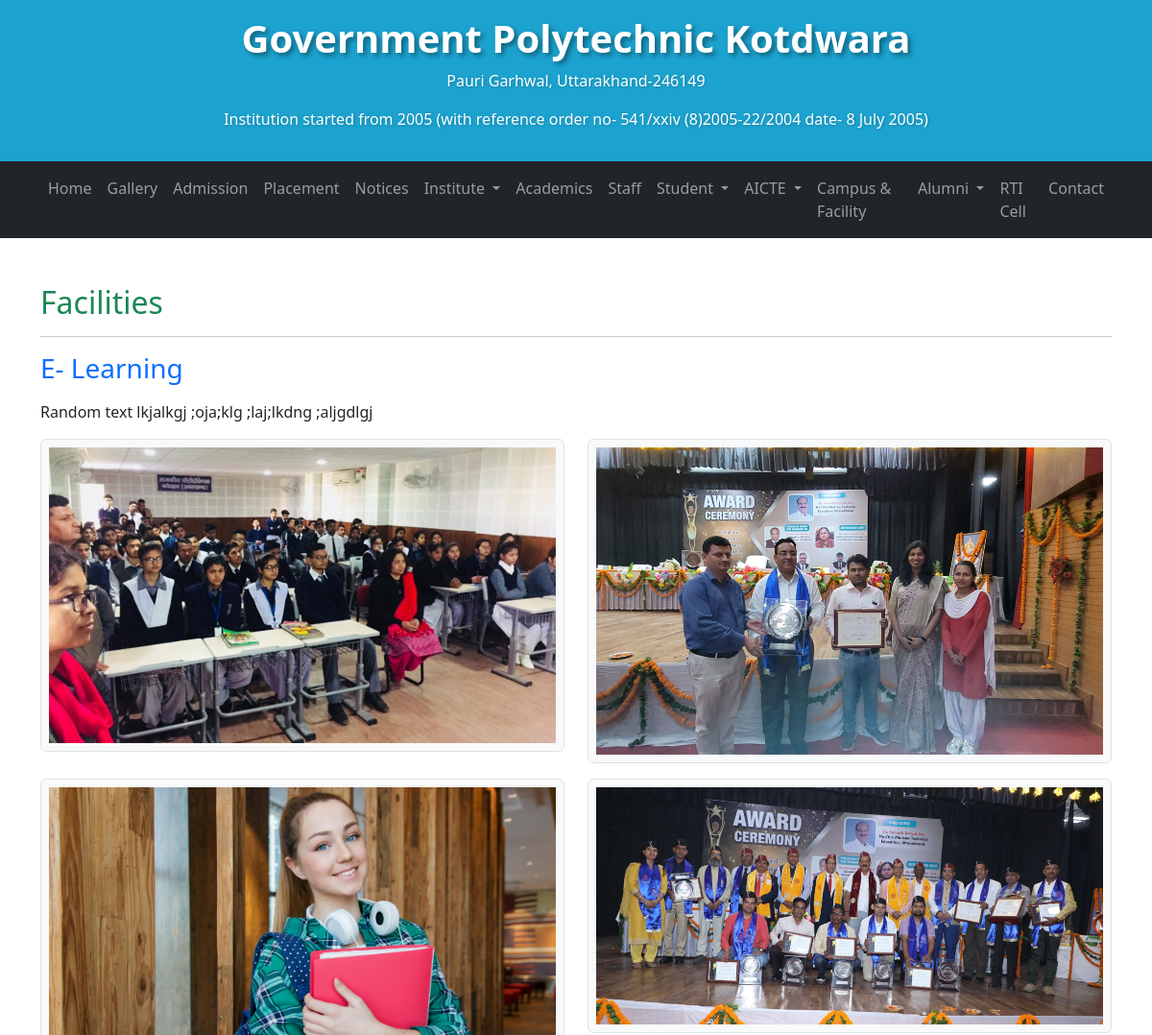
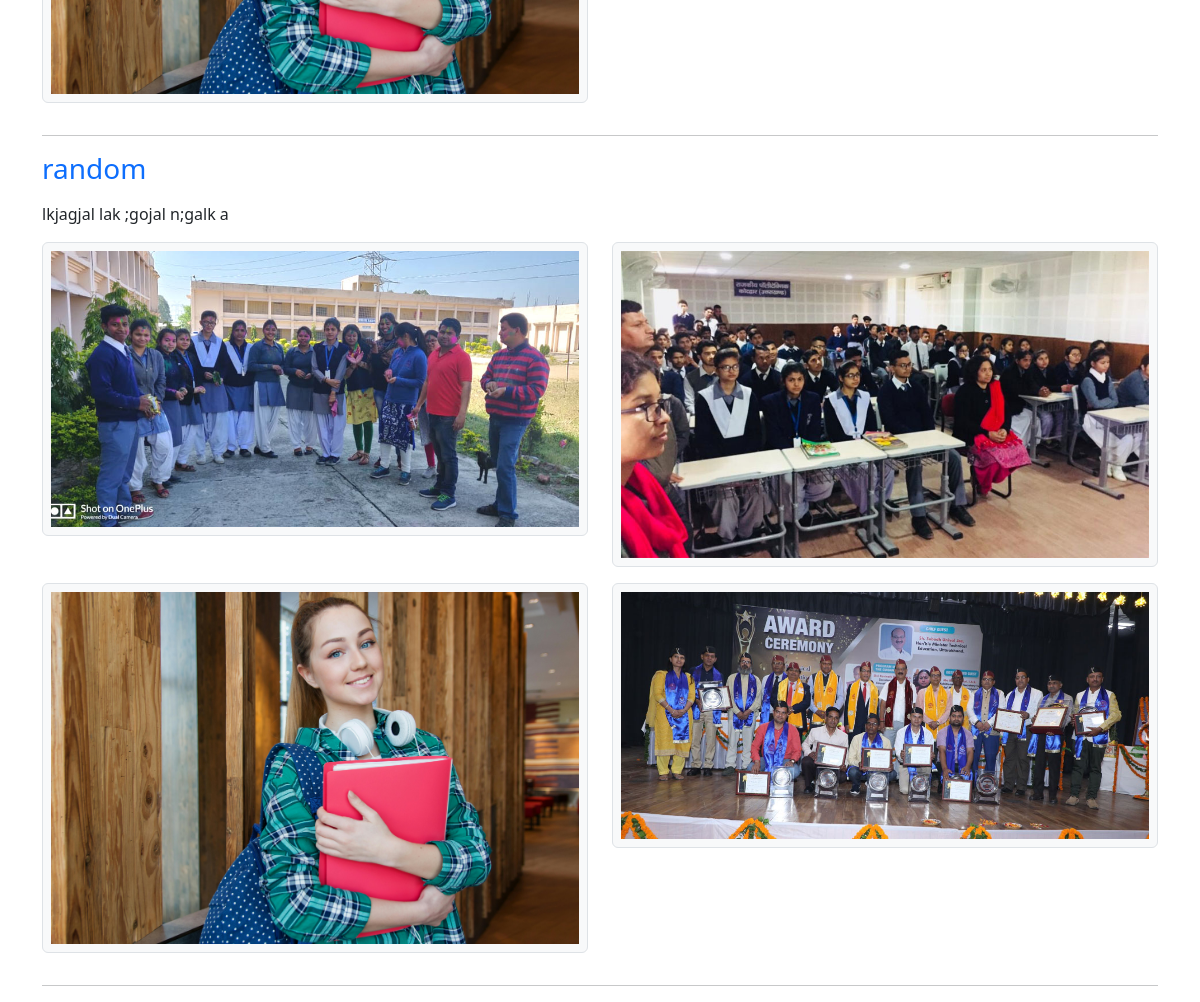
Page /student/facilities/ on the committed database (2 pictures, top to bottom).
### student_app/models.py (models this page shows, shortened)
class Facility(models.Model):
    title = models.CharField(max_length=255)  # Facility name
    description = HTMLField()  # Rich text field for details
    image1 = models.ImageField(upload_to='facilities/')
    image2 = models.ImageField(upload_to='facilities/')
    image3 = models.ImageField(upload_to='facilities/')
    image4 = models.ImageField(upload_to='facilities/')

### student_app/views.py (the view)
# urls.py: path('facilities/', facilities_view, name='facilities'),
def facilities_view(request):
    facilities = Facility.objects.all()
    return render(request, 'student_app/facilities.html', {'facilities': facilities})

### college_web_app/context_processors.py (called while the page is built)
def aicte_files_processor(request):
    files_aicte = Aicte_files.objects.order_by('-published_at')
    return {"files_aicte": files_aicte}

def org_chart_processor(request):
    latest_chart = OrganizationChart.objects.order_by('-uploaded_at').first()
    return {"latest_chart": latest_chart}

def fee_struct_processor(request):
    fee_struct = FeeStructure.objects.order_by('-uploaded_at').first()
    return {"fee_struct": fee_struct}

### student_app/templates/student_app/facilities.html (shortened to what this page needs)
{% extends 'college_web_app/base.html' %}
{% block content %}
{% include "college_web_app/navbar.html" %}
<div class="container mt-5">
    <h2 class="text-success">Facilities</h2>
    <hr>
    <div class="row">
        {% for facility in facilities %}
        <div class="col-md-12">
            <h3 class="text-primary">{{ facility.title }}</h3>
            <p>{{ facility.description|safe }}</p>
            <div class="row">
                <div class="col-md-6 mb-3">
                    <a href="{{ facility.image1.url }}" data-bs-toggle="modal" data-bs-target="#imageModal{{ facility.id }}1">
                        <img src="{{ facility.image1.url }}" class="img-fluid rounded border p-2 w-100 bg-light" alt="Facility Image 1">
                    </a>
                </div>
                <div class="col-md-6 mb-3">
                    <a href="{{ facility.image2.url }}" data-bs-toggle="modal" data-bs-target="#imageModal{{ facility.id }}2">
                        <img src="{{ facility.image2.url }}" class="img-fluid rounded border p-2 w-100 bg-light" alt="Facility Image 2">
                    </a>
                </div>
                <div class="col-md-6 mb-3">
                    <a href="{{ facility.image3.url }}" data-bs-toggle="modal" data-bs-target="#imageModal{{ facility.id }}3">
                        <img src="{{ facility.image3.url }}" class="img-fluid rounded border p-2 w-100 bg-light" alt="Facility Image 3">
                    </a>
                </div>
                <div class="col-md-6 mb-3">
                    <a href="{{ facility.image4.url }}" data-bs-toggle="modal" data-bs-target="#imageModal{{ facility.id }}4">
                        <img src="{{ facility.image4.url }}" class="img-fluid rounded border p-2 w-100 bg-light" alt="Facility Image 4">
                    </a>
                </div>
            </div>
            <hr>
        </div>
        {% endfor %}
    </div>
</div>
{% endblock %}

### rows in the picture
Facility: title "E- Learning", description "Random text lkjalkgj ;oja;klg ;laj;lkdng ;aljgdlgj", image1 (picture), image2 (picture), image3 (picture), image4 (picture)
Facility: title "random", description "lkjagjal lak ;gojal n;galk a", image1 (picture), image2 (picture), image3 (picture), image4 (picture)
